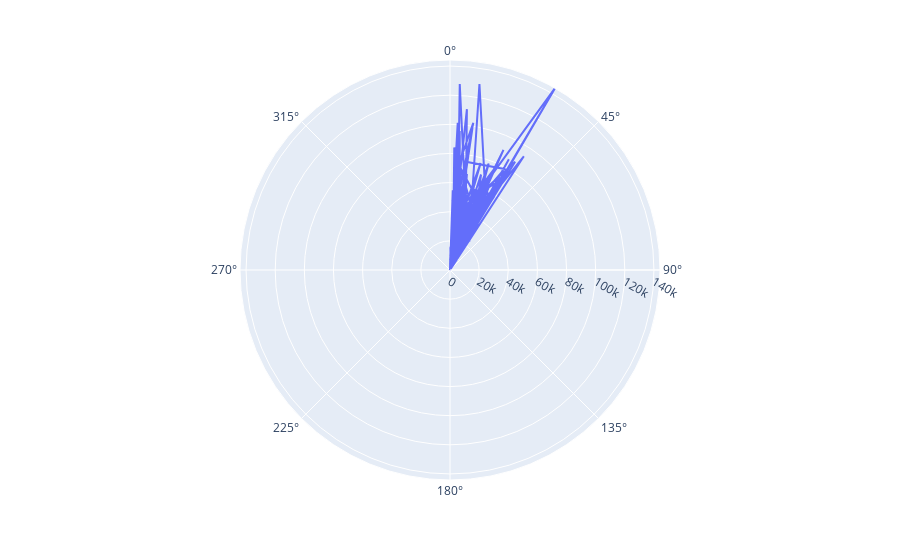

Notebook code for this chart:
### Code cell
#Income Vs State Domicile
fig = px.line_polar(demo_data, r='income', theta='state_code_val', line_close=True)
fig.show()

### Figure 1 — Plotly figure (JSON) as saved in the notebook; plotly's stock layout.template omitted (floating-point values rounded to 4 significant figures; data arrays with more than 128 entries replaced by an {"elided": "..."} marker saying what was removed)
{"data": [{"hovertemplate": "income=%{r}<br>state_code_val=%{theta}<extra></extra>", "legendgroup": "", "line": {"color": "#636efa", "dash": "solid"}, "marker": {"symbol": "circle"}, "mode": "lines", "name": "", "r": {"elided": "748 int values"}, "showlegend": false, "subplot": "polar", "theta": {"elided": "748 int values"}, "type": "scatterpolar"}], "layout": {"autosize": true, "legend": {"tracegroupgap": 0}, "margin": {"t": 60}, "polar": {"angularaxis": {"direction": "clockwise", "rotation": 90, "type": "linear"}, "domain": {"x": [0, 1], "y": [0, 1]}, "radialaxis": {"autorange": true, "range": [0, 144157], "type": "linear"}}}}
